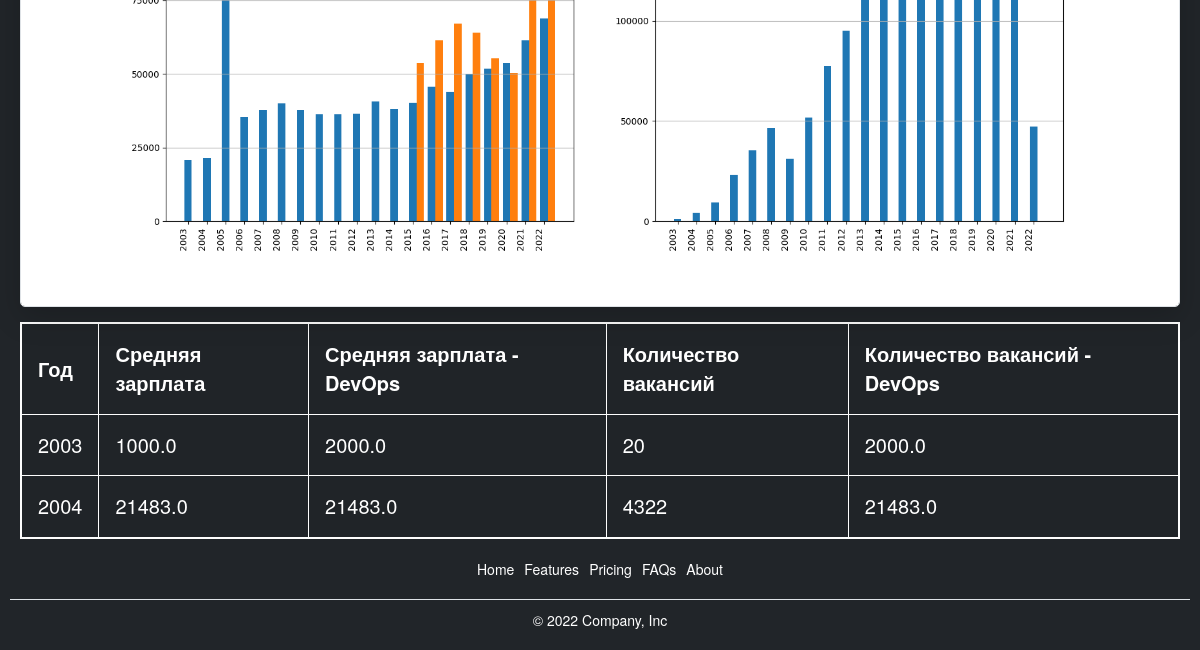
The page /demand/ (lower part) on the database as committed earlier.
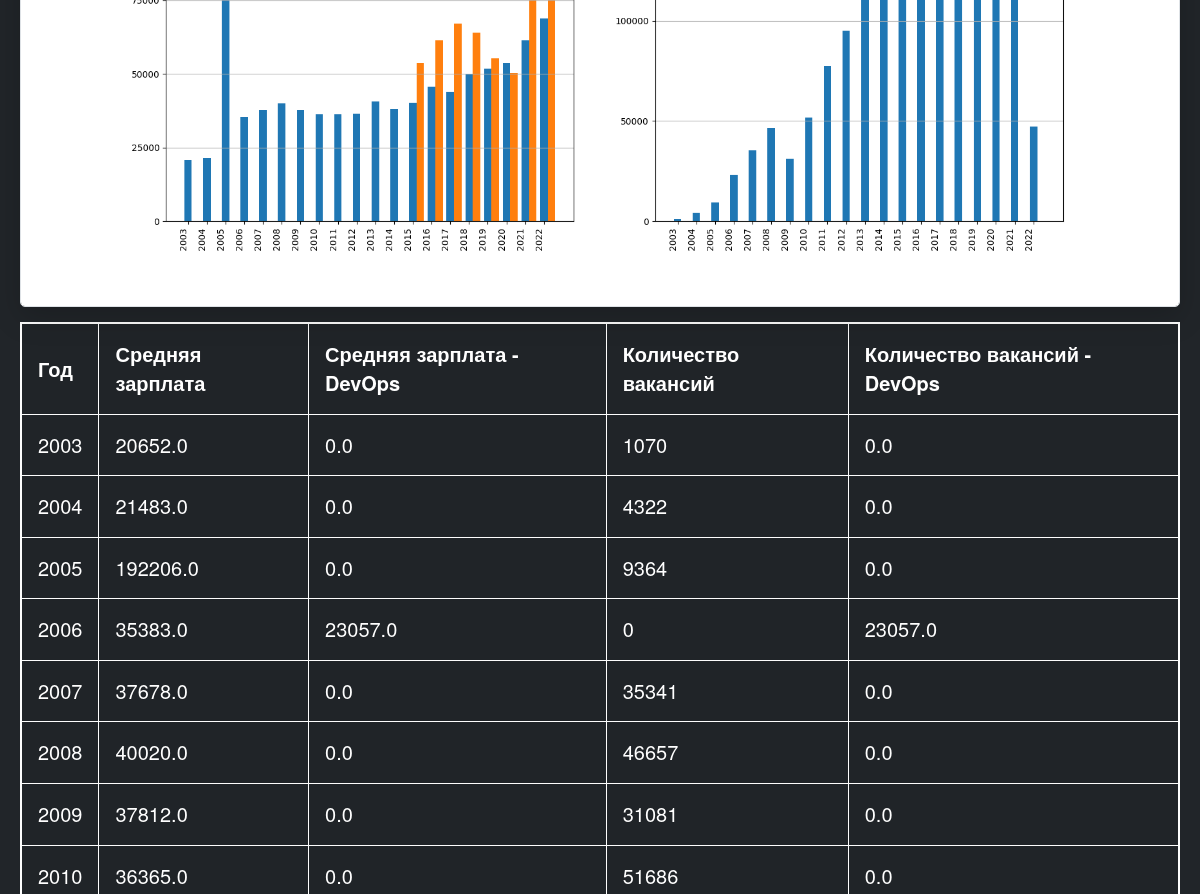
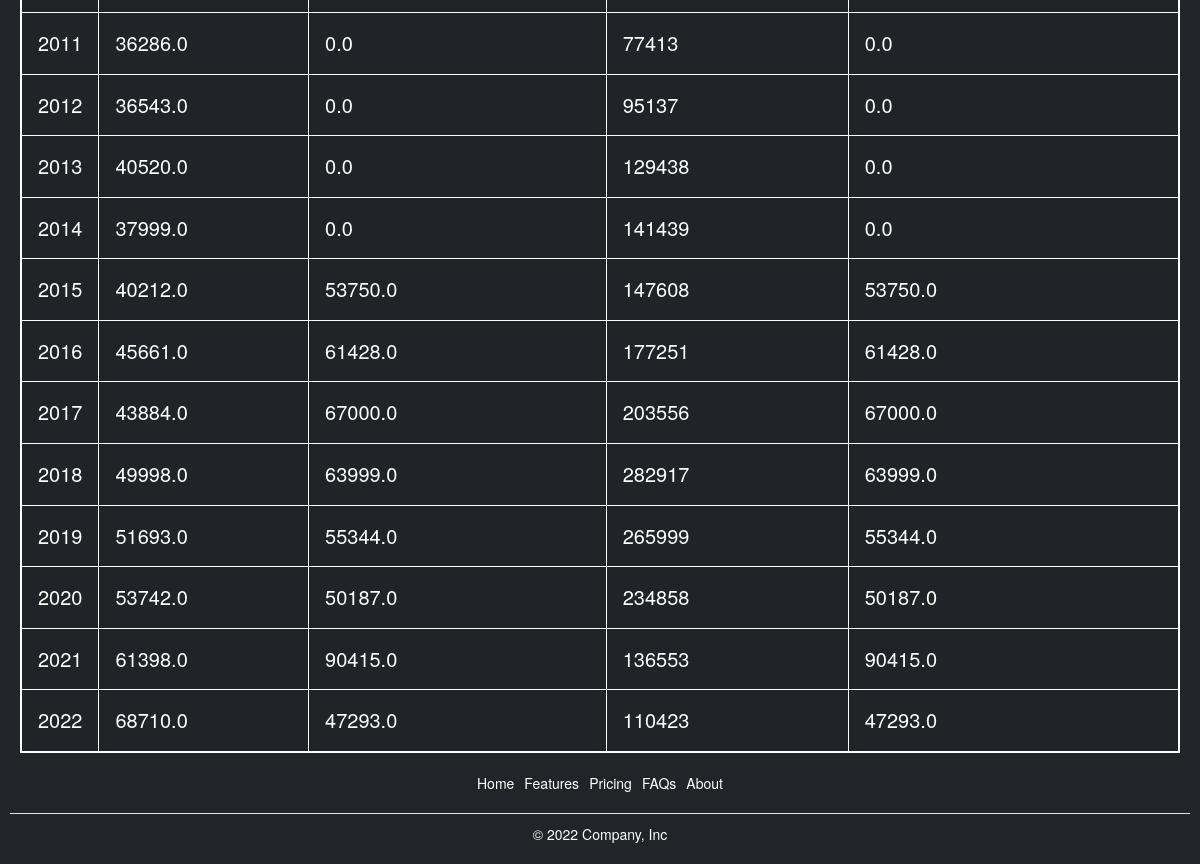
The same page on the database as committed later (2 pictures, top to bottom).
### app1/models.py (models this page shows)
class StatisticByYear(models.Model):
    title = models.CharField('Год', max_length=4)
    average_salary = models.FloatField('Средняя зарплата')
    average_salary_for_name = models.FloatField('Средняя зарплата - DevOps')
    vacancies_count = models.IntegerField('Количество вакансий')
    vacancies_count_for_name = models.IntegerField('Количество вакансий - DevOps')

### app1/views.py (the view)
# urls.py: path('demand/', demand_page),
def demand_page(request):
    data = {
        'statistics_by_years': StatisticByYear.objects.get_queryset(),
        'name': 'DevOps'
    }
    return render(request, 'demand.html', context=data)

### templates/demand.html (shortened to what this page needs)
{% include 'header.html' %}
<main class="px-3">
    {% load static %}
    <img src="{% static 'graphByYears.png' %}" class="img-fluid border rounded-3 shadow-lg mb-4" alt="Example image" width="1350" height="900" loading="lazy"><br>
    <table style="font-size: 20px">
        <tr>
            <th>Год</th>
            <th>Средняя зарплата</th>
            <th>Средняя зарплата - {{name}}</th>
            <th>Количество вакансий</th>
            <th>Количество вакансий - {{name}}</th>
        </tr>
    {% for statistic in statistics_by_years %}
        <tr>
            <td style="font-weight: normal">{{  statistic.title  }}</td>
            <td style="font-weight: normal">{{  statistic.average_salary }}</td>
            <td style="font-weight: normal">{{  statistic.average_salary_for_name }}</td>
            <td style="font-weight: normal">{{  statistic.vacancies_count }}</td>
            <td style="font-weight: normal">{{  statistic.average_salary_for_name }}</td>
        </tr>
    {% endfor %}
    </table>
</main>
{% include 'footer.html' %}

Rows that differ between the two databases and show on the page:
changed StatisticByYear (number 1 of 20 on the later page): average_salary "1000.0" → "20652.0"; average_salary_for_name "2000.0" → "0.0"; vacancies_count "20" → "1070"
changed StatisticByYear (number 2 of 20 on the later page): average_salary_for_name "21483.0" → "0.0"
added StatisticByYear: title "2005", average_salary "192206.0", average_salary_for_name "0.0", vacancies_count "9364"
added StatisticByYear: title "2006", average_salary "35383.0", average_salary_for_name "23057.0", vacancies_count "0"
added StatisticByYear: title "2007", average_salary "37678.0", average_salary_for_name "0.0", vacancies_count "35341"
added StatisticByYear: title "2008", average_salary "40020.0", average_salary_for_name "0.0", vacancies_count "46657"
added StatisticByYear: title "2009", average_salary "37812.0", average_salary_for_name "0.0", vacancies_count "31081"
added StatisticByYear: title "2010", average_salary "36365.0", average_salary_for_name "0.0", vacancies_count "51686"
added StatisticByYear: title "2011", average_salary "36286.0", average_salary_for_name "0.0", vacancies_count "77413"
added StatisticByYear: title "2012", average_salary "36543.0", average_salary_for_name "0.0", vacancies_count "95137"
added StatisticByYear: title "2013", average_salary "40520.0", average_salary_for_name "0.0", vacancies_count "129438"
added StatisticByYear: title "2014", average_salary "37999.0", average_salary_for_name "0.0", vacancies_count "141439"
added StatisticByYear: title "2015", average_salary "40212.0", average_salary_for_name "53750.0", vacancies_count "147608"
added StatisticByYear: title "2016", average_salary "45661.0", average_salary_for_name "61428.0", vacancies_count "177251"
added StatisticByYear: title "2017", average_salary "43884.0", average_salary_for_name "67000.0", vacancies_count "203556"
added StatisticByYear: title "2018", average_salary "49998.0", average_salary_for_name "63999.0", vacancies_count "282917"
added StatisticByYear: title "2019", average_salary "51693.0", average_salary_for_name "55344.0", vacancies_count "265999"
added StatisticByYear: title "2020", average_salary "53742.0", average_salary_for_name "50187.0", vacancies_count "234858"
added StatisticByYear: title "2021", average_salary "61398.0", average_salary_for_name "90415.0", vacancies_count "136553"
added StatisticByYear: title "2022", average_salary "68710.0", average_salary_for_name "47293.0", vacancies_count "110423"
